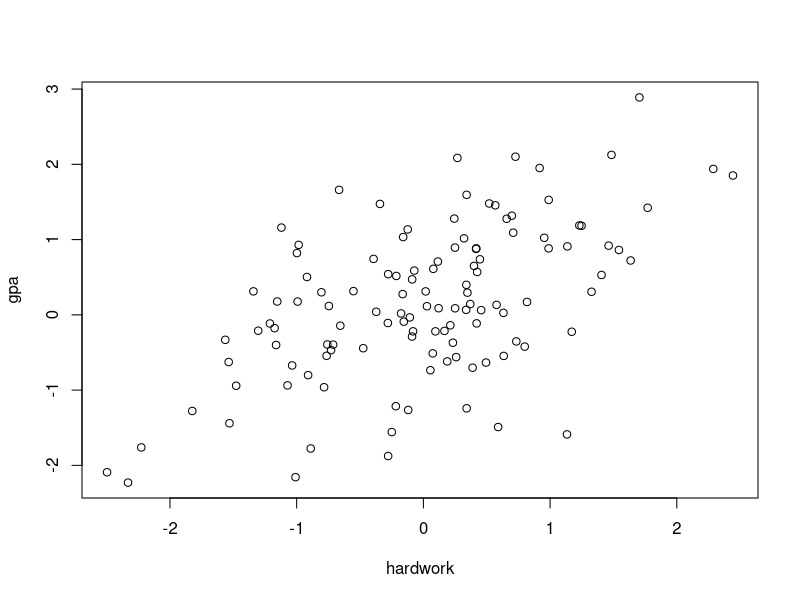
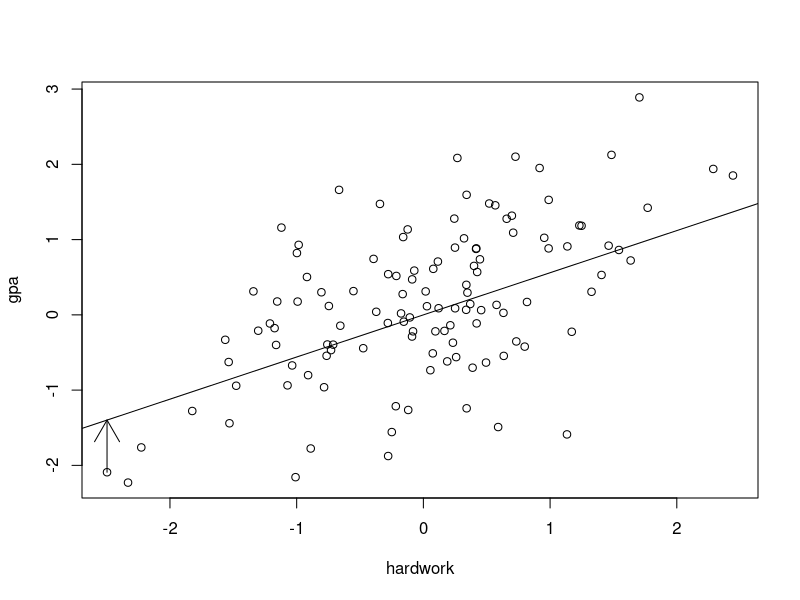
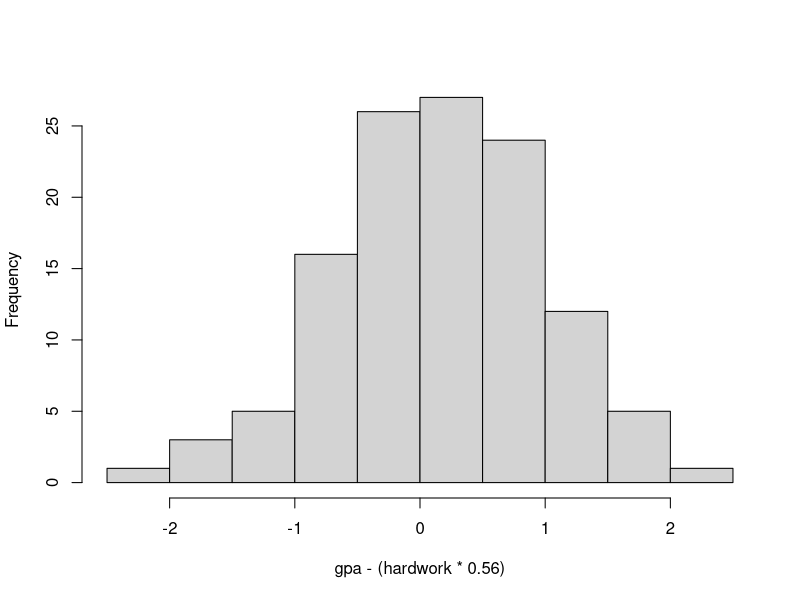
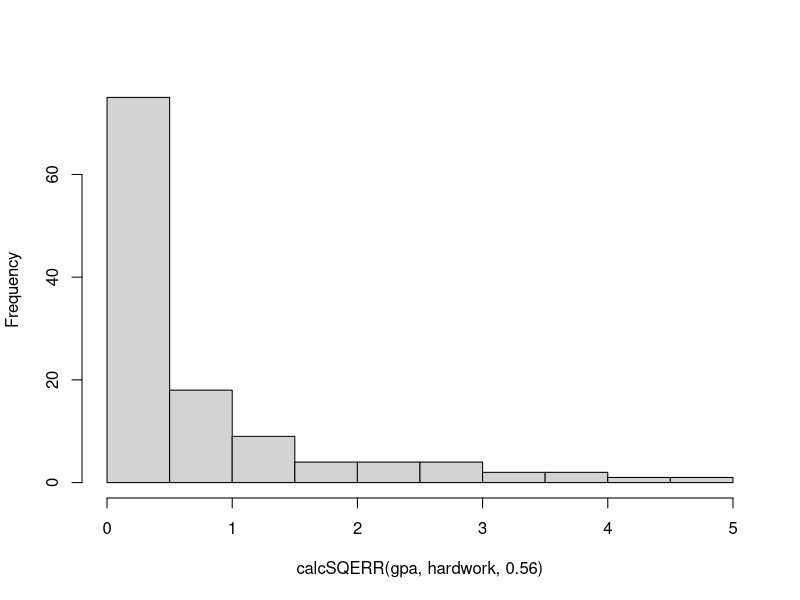
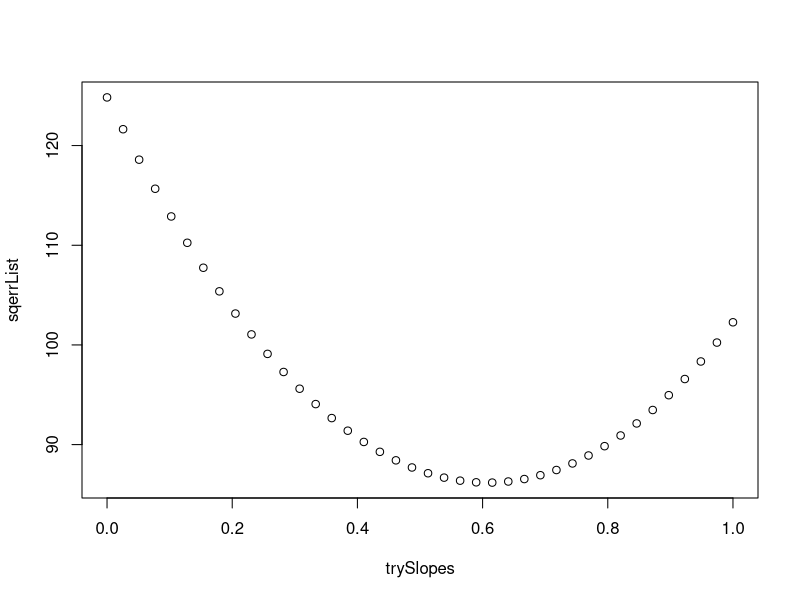
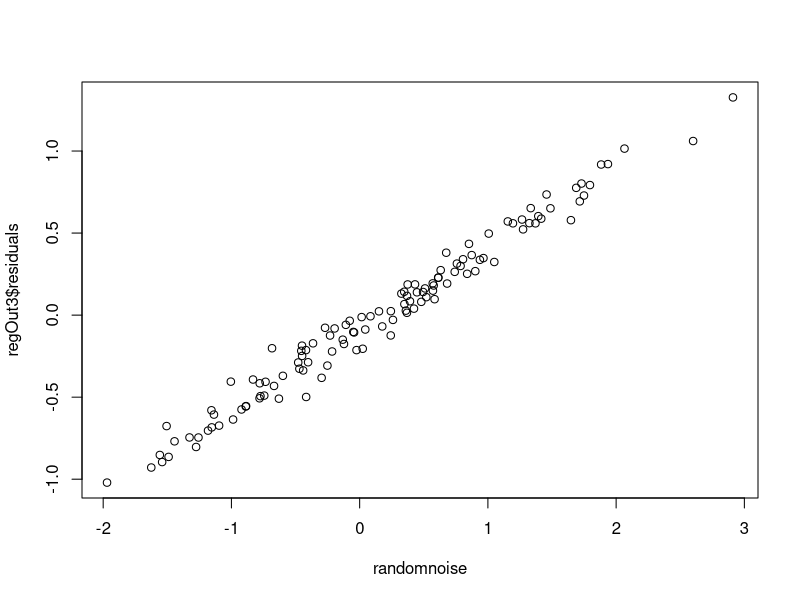
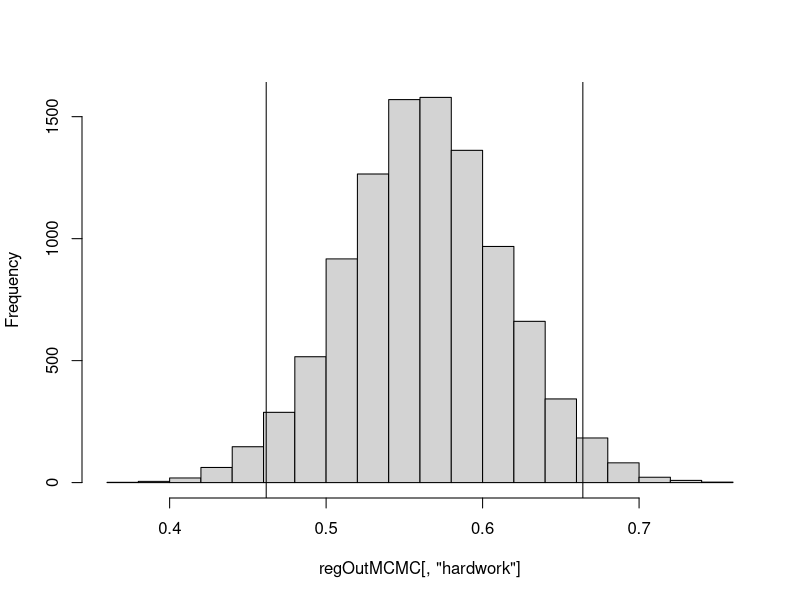
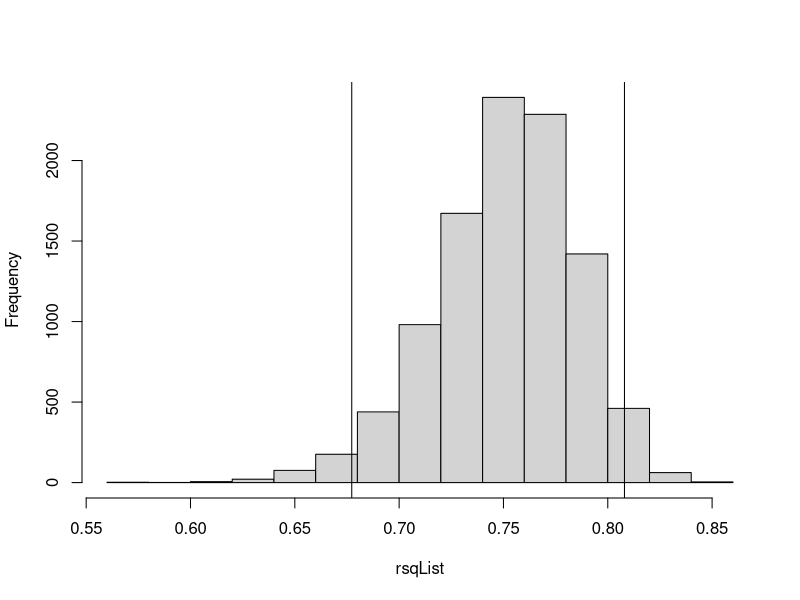

Recreate these plots in R, in order.
## ---- chunk 1
set.seed(321)
hardwork <- rnorm(120)
basicsmarts <- rnorm(120)
curiosity <- rnorm(120)

randomnoise <- rnorm(120)
gpa <- hardwork/2 + basicsmarts/2 + curiosity/2 + randomnoise/2
sd(gpa)
## ---- chunk 2
plot(hardwork, gpa, main=NULL)
## ---- chunk 3
plot(hardwork,gpa, main=NULL)
abline(a=0, b=0.56)
arrows(min(hardwork),gpa[which.min(hardwork)],min(hardwork),min(hardwork)*0.56)
## ---- chunk 4
hist(gpa - (hardwork * 0.56), main=NULL)
## ---- chunk 5
sum(gpa - (hardwork * 0.56))
## ---- chunk 6
calcSQERR <- function(dv, iv, slope)
{
  (dv - (iv*slope))^2
}
## ---- chunk 7
head(calcSQERR(gpa,hardwork,0.56))
sum(calcSQERR(gpa,hardwork,0.56))
## ---- chunk 8
hist(calcSQERR(gpa,hardwork,0.56), main=NULL)
## ---- chunk 9
sumSQERR <- function(slope)
{
  sum(calcSQERR(gpa, hardwork, slope))
}
## ---- chunk 10
sumSQERR(0.56)
## ---- chunk 11
trySlopes <- seq(from=0, to=1, length.out=40)
sqerrList <- sapply(trySlopes, sumSQERR)
plot(trySlopes, sqerrList, main=NULL)
## ---- chunk 12
educdata <- data.frame(gpa, hardwork, basicsmarts, curiosity)
regOut <- lm(gpa ~ hardwork, data=educdata)
summary(regOut)
## ---- chunk 13
regOut3 <- lm(gpa ~ hardwork + basicsmarts + curiosity, data=educdata)
summary(regOut3)
## ---- chunk 14
plot(randomnoise,regOut3$residuals, main=NULL)
## ---- chunk 15
summary(residuals(regOut3))
cor(educdata)
## ---- chunk 16
library(BayesFactor)
regOutMCMC <- lmBF(gpa ~ hardwork + basicsmarts + curiosity, data=educdata, posterior=TRUE, iterations=10000)
summary(regOutMCMC)
## ---- chunk 17
hist(regOutMCMC[,"hardwork"], main=NULL)
abline(v=quantile(regOutMCMC[,"hardwork"],c(0.025)), col="black")
abline(v=quantile(regOutMCMC[,"hardwork"],c(0.975)), col="black")
## ---- chunk 18
rsqList <- 1 - (regOutMCMC[,"sig2"] / var(gpa))
mean(rsqList)  # Overall mean R-squared is 0.75
## ---- chunk 19
hist(rsqList, main=NULL)
abline(v=quantile(rsqList,c(0.025)), col="black")
abline(v=quantile(rsqList,c(0.975)), col="black")
## ---- chunk 20
regOutBF <- lmBF(gpa ~ hardwork + basicsmarts + curiosity, data=educdata)
regOutBF
## ---- chunk 21
# Real example using state.x77 data
stateData <- data.frame(state.x77)
stateOut <- lm(Life.Exp ~ HS.Grad + Income + Illiteracy,data=stateData)
summary(stateOut)
## ---- chunk 22
stateOutMCMC <- lmBF(Life.Exp ~ HS.Grad + Income + Illiteracy,data=stateData, posterior=TRUE, iterations=100000)
summary(stateOutMCMC)
rsqList <- 1 - (stateOutMCMC[,"sig2"] / var(stateData$Life.Exp))
mean(rsqList)  # Overall mean R-squared
quantile(rsqList,c(0.025))
quantile(rsqList,c(0.975))
## ---- chunk 23
stateOutBF <- lmBF(Life.Exp ~ HS.Grad + Income + Illiteracy,data=stateData)
stateOutBF
## ---- chunk 24
# Code for bonus homework item
set.seed(1)
betaVar <- scale(rbeta(50,shape1=1,shape2=10))
normVar <- rnorm(50)
poisVar <- scale(rpois(50,lambda=10))
noiseVar <- scale(runif(50))
depVar <- betaVar/2 + normVar/2 + poisVar/2 + noiseVar/2
oddData <- data.frame(depVar,betaVar,normVar,poisVar)

summary(lm(depVar ~ .,data=oddData))
